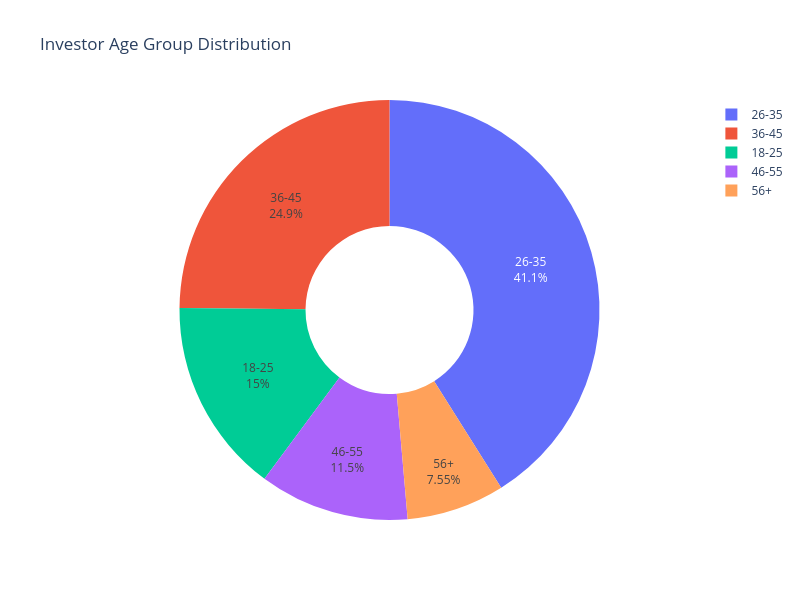

Notebook cell for this chart:
### Code cell
age_counts = (
    transactions["age_group"]
    .value_counts()
    .reindex(age_order)
)

fig = px.pie(
    values=age_counts.values,
    names=age_counts.index,
    title="Investor Age Group Distribution",
    hole=0.40
)

fig.update_traces(
    textposition="inside",
    textinfo="percent+label"
)

fig.update_layout(
    template="plotly_white",
    width=800,
    height=600
)

fig.write_html(REPORT_DIR / "age_group_distribution.html")

fig.show()

### Figure 1 — Plotly figure (JSON) as saved in the notebook; plotly's stock layout.template omitted (floating-point values rounded to 4 significant figures)
{"data": [{"domain": {"x": [0, 1], "y": [0, 1]}, "hole": 0.4, "hovertemplate": "label=%{label}<br>value=%{value}<extra></extra>", "labels": ["18-25", "26-35", "36-45", "46-55", "56+"], "legendgroup": "", "name": "", "showlegend": true, "textinfo": "percent+label", "textposition": "inside", "type": "pie", "values": [4916, 13463, 8146, 3779, 2474]}], "layout": {"height": 600, "legend": {"tracegroupgap": 0}, "title": {"text": "Investor Age Group Distribution"}, "width": 800}}
